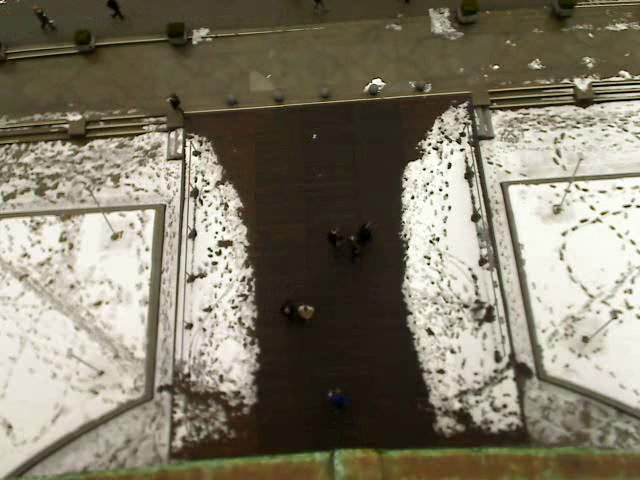
#> input picture frame 58 of videos/video2.mp4, 640 x 480 px, given in place of video1.mp4, which was not available
$ python main.py   (Python 2 division)   (older library calls are emulated)
#> lines starting #> are read from the running program, lines starting #| are printed output that depends on the picture; after the words box and inside, x2 and y2 are one past the last pixel; in counts of white or black regions, pixels touching at a corner belong together; pictures that were not available may be replaced by others from this repository, and a replacement may not be noted
# -*- coding: utf-8 -*-
"""
Created on Sun Aug 26 10:32:28 2018

@author: AvaksTeam
"""

import numpy as np
import cv2
import objects

video = str('videos/video1.mp4')
cap = cv2.VideoCapture(video)
bgsub = cv2.createBackgroundSubtractorMOG2(detectShadows = True) #background subtractor
kernelOpen = np.ones((3,3),np.uint8)
kernelClose = np.ones((11,11),np.uint8)

w = cap.get(3) #width
h = cap.get(4) #height
mx = int(w/8)
my = int(h/8)

#all variables
font = cv2.FONT_HERSHEY_SIMPLEX
objectss = []
crossed = []
age = 0
death = 0
oid = 1
areaMin = 25
areaMax = 300
uplimit = int(h*0.9)
downlimit = int(h*0.25)
leftlimit = int(5*(w/16))
rightlimit = int(11*(w/16))
wid3 = 25
hei3 = 35
expected = 0
accur = 0

while(cap.isOpened()):
    ret, frame = cap.read() #frame read
#> frame is the input picture: shape (480, 640, 3); mean B, G, R 105, 122.3, 128.7
    fgmask = bgsub.apply(frame) #subtractor use
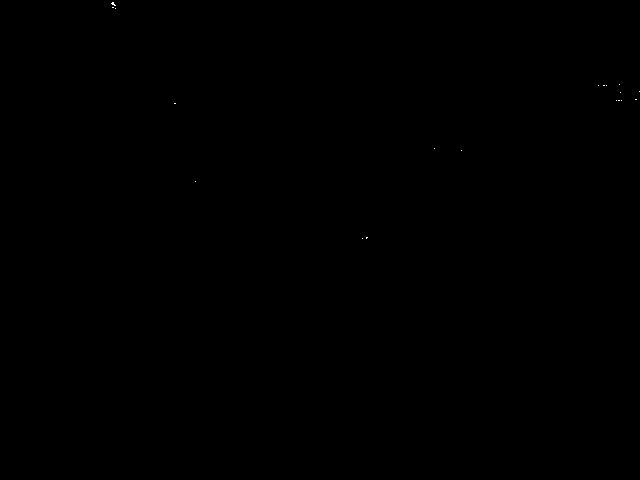
#> fgmask: shape (480, 640); values 127 (black) and 255 (white), 0.01% white in thin lines or dots, all inside (x1, y1, x2, y2) = (111, 2, 640, 239)
    try:
        ret,imBin = cv2.threshold(fgmask,200,255,cv2.THRESH_BINARY)
        mask = cv2.morphologyEx(imBin,cv2.MORPH_OPEN, kernelOpen) #Opening
#> mask: shape (480, 640); every value is 0
        mask = cv2.morphologyEx(mask,cv2.MORPH_CLOSE,kernelClose) #Closing
    except:
        print(' ')
        break

    _, contours0, hierarchy = cv2.findContours(mask,cv2.RETR_EXTERNAL,cv2.CHAIN_APPROX_NONE) #create contours
#> contours0 = []
    for cunt in contours0:
        #cv2.drawContorus(frame,cunt,-1,(0,255,0), 3, 8)
        area = cv2.contourArea(cunt)
        if (area > areaMin and area < areaMax): #contours treshold check
            M = cv2.moments(cunt)
            cx = int(M['m10']/M['m00'])
            cy = int(M['m01']/M['m00'])
            x,y,w,h = cv2.boundingRect(cunt)

            new = True
            for i in objectss:
                if abs(x-i.getX()) <= wid3 and abs(y-i.getY()) <= hei3:
                #if i.getDeath() <= 1000:
                    i.setAge()
                    new = False
                    i.updateCoords(cx,cy)
                    break
                else:
                    i.setDeath()
            if new == True:
                o = objects.MyObject(oid,cx,cy,age,death)
                objectss.append(o)
                oid += 1

            cv2.circle(frame,(cx,cy), 5, (0,0,255), -1)
#> this loop made 0 passes
#> after the loop, objectss = []; oid = 1
            #img = cv2.rectangle(frame,(x,y),(x+w,y+h),(0,255,0),2)
            #cv2.drawContours(frame, cnt, -1, (0,255,0), 3)

    #checking if object is a person to count
    for i in objectss:
        if i.getAge() > 15:
            if i not in crossed:
                if (i.getY()) >= downlimit and (i.getY()) <= uplimit:
                    crossed.append(i)
#> after the loop, crossed = []

    #show video and numbeer
    num = len(crossed)
#> num = 0
    strin = str(num)
#> strin = '0'
    cv2.putText(frame,strin,(mx,my),font,2,(255,255,255),1,cv2.LINE_AA)
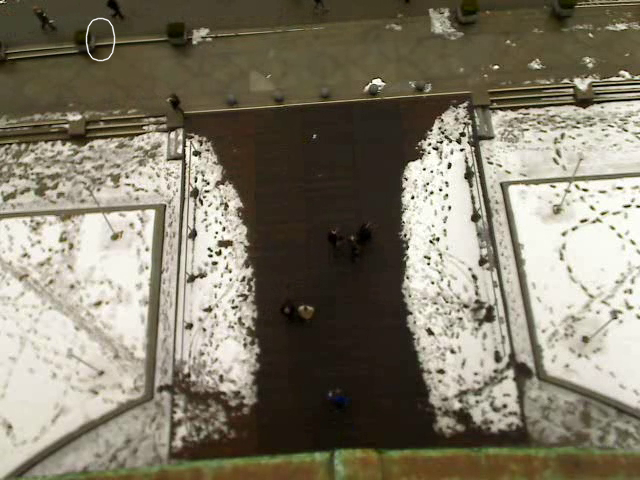
#> frame: shape (480, 640, 3); 0.11% of pixels changed, all inside (x1, y1, x2, y2) = (85, 17, 116, 62)
    cv2.imshow('Counter',frame)

    key = cv2.waitKey(30) & 0xff
#> (key Esc is pressed here)
    if key==27:
        break

cap.release() #realease video
cv2.destroyAllWindows() #close all openCV windows

if video == 'videos/video1.mp4':
    expected = 4
if video == 'videos/video2.mp4':
    expected = 25
if video == 'videos/video3.mp4':
    expected = 16
if video == 'videos/video4.mp4':
    expected = 23
if video == 'videos/video5.mp4':
    expected = 17
if video == 'videos/video6.mp4':
    expected = 27
if video == 'videos/video7.mp4':
    expected = 28
if video == 'videos/video8.mp4':
    expected = 22
if video == 'videos/video9.mp4':
    expected = 10
if video == 'videos/video10.mp4':
    expected = 22

if num >= expected:
    accur = (float(expected)/num)*100
else:
    accur = (float(num)/expected)*100
#> accur = 0

print accur,'% accuracy'
#| 0.0 % accuracy

$ run again, starting later in the video
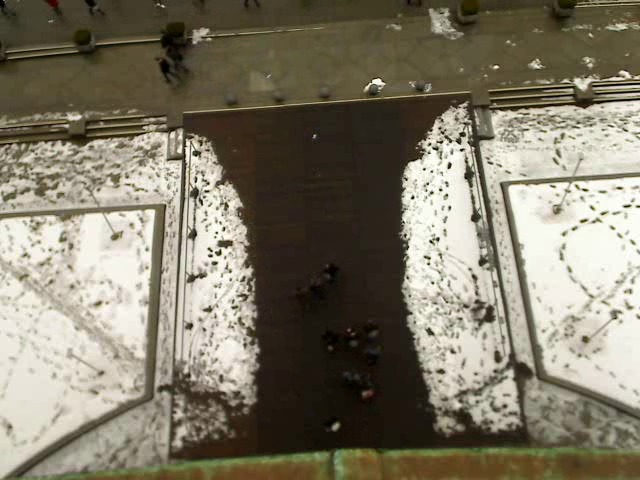
#> input picture frame 261 of videos/video2.mp4, 640 x 480 px, given in place of video1.mp4, which was not available
#> frame is the input picture: shape (480, 640, 3); mean B, G, R 104.7, 122.1, 128.6
#> fgmask: shape (480, 640); values 127 (black) and 255 (white), 0.01% white in thin lines or dots, all inside (x1, y1, x2, y2) = (0, 1, 639, 424)
#> mask: shape (480, 640); every value is 0
#> contours0 = []
#> after the loop `for cunt in contours0:`: oid = 1
#> after the loop `for i in objectss:`: crossed = []
#> num = 0
#> strin = '0'
#> `cv2.putText(frame,strin,(mx,my),font,2,(255,255,255),1,cv2.LINE_AA)`:
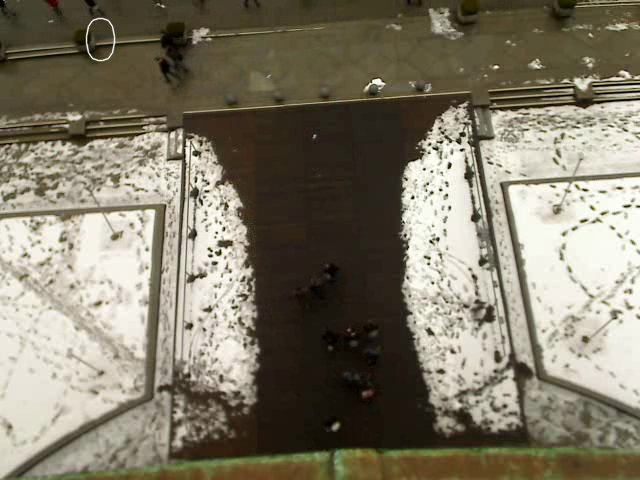
#> frame: shape (480, 640, 3); 0.11% of pixels changed, all inside (x1, y1, x2, y2) = (85, 17, 116, 62)
#> accur = 0
#| 0.0 % accuracy

$ run again, starting later in the video
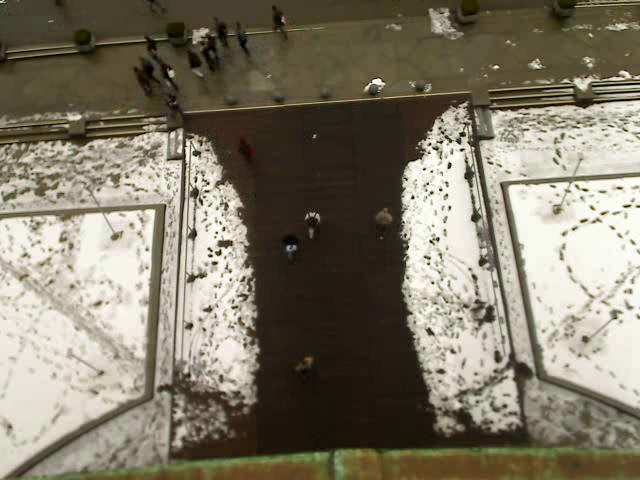
#> input picture frame 464 of videos/video2.mp4, 640 x 480 px, given in place of video1.mp4, which was not available
#> frame is the input picture: shape (480, 640, 3); mean B, G, R 104.7, 121.9, 128.3
#> fgmask: shape (480, 640); values 127 (black) and 255 (white), 0.01% white in thin lines or dots, all inside (x1, y1, x2, y2) = (149, 32, 629, 161)
#> mask: shape (480, 640); every value is 0
#> contours0 = []
#> after the loop `for cunt in contours0:`: oid = 1
#> after the loop `for i in objectss:`: crossed = []
#> num = 0
#> strin = '0'
#> `cv2.putText(frame,strin,(mx,my),font,2,(255,255,255),1,cv2.LINE_AA)`:
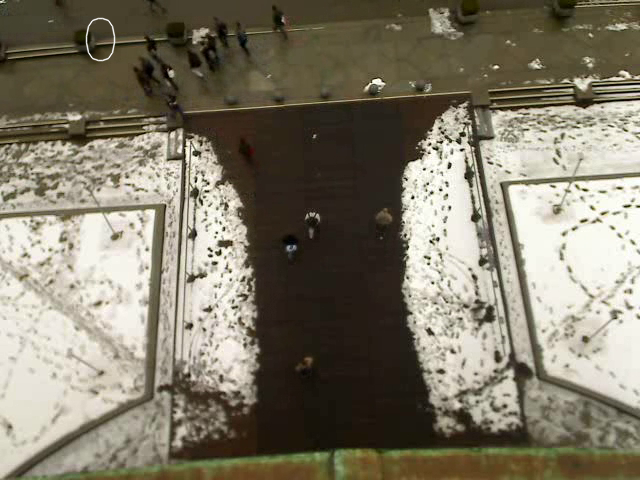
#> frame: shape (480, 640, 3); 0.11% of pixels changed, all inside (x1, y1, x2, y2) = (85, 17, 116, 62)
#> accur = 0
#| 0.0 % accuracy
